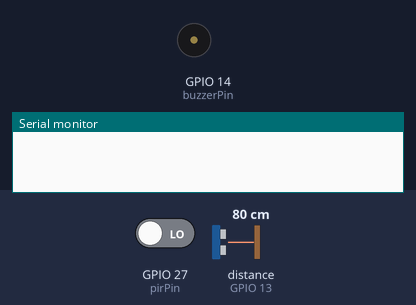
The sketch below on a simulated ESP32. Parts: buzzer (waves = sounding), the last lines printed to the serial monitor. Wiring (inferred from the names in the program): ultrasonic range finder: trigger GPIO 12; echo GPIO 13. Inputs (shaded band) come from the test bench; at power-on: distance to the obstacle (sensor on GPIO 13) 80 cm, GPIO 27 (pirPin) LOW. The echo pulse lasts 58.3 µs per cm.

Above: at 1.2 s.
1.3 s: distance to the obstacle (sensor on GPIO 13) set to 55 cm
2.8 s: distance to the obstacle (sensor on GPIO 13) set to 48 cm
At 3.6 s:
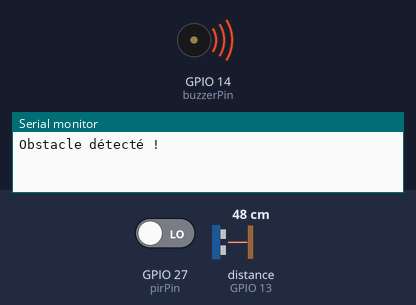
5.8 s: distance to the obstacle (sensor on GPIO 13) set to 60 cm
At 6.3 s:
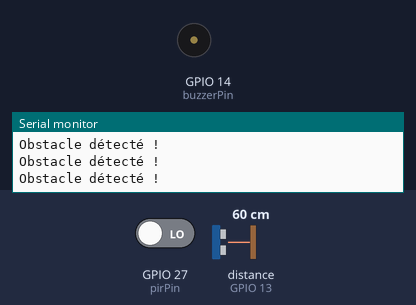
7.3 s: GPIO 27 (pirPin) driven HIGH
At 8.1 s:
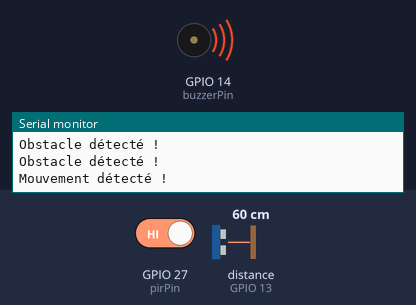
8.8 s: distance to the obstacle (sensor on GPIO 13) set to 2 cm
At 9.6 s:
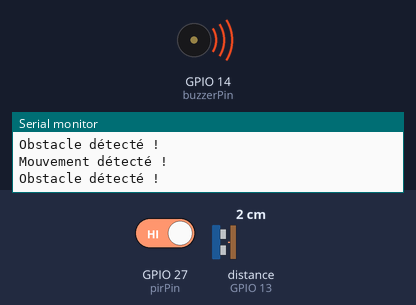
Timing chart, 0 to 11.8 s (numbered marks = the images above; inputs shaded):
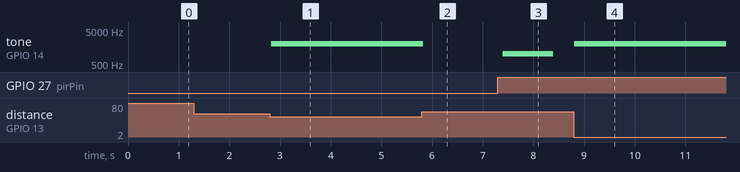

The sketch:

Canne_Intelligente_code.ino
```cpp
const int pirPin = 27;       // Broche GPIO où le capteur PIR est connecté
const int ultrasonTrig = 12; // Broche GPIO du signal de déclenchement de l'ultrason
const int ultrasonEcho = 13; // Broche GPIO du signal de retour de l'ultrason
const int buzzerPin = 14;    // Broche GPIO où le buzzer est connecté

int previousMotionState = LOW; // État précédent du mouvement

void setup() {
    Serial.begin(115200);
    pinMode(pirPin, INPUT);
    pinMode(ultrasonTrig, OUTPUT);
    pinMode(ultrasonEcho, INPUT);
    pinMode(buzzerPin, OUTPUT);
}

void loop() {
    // Détection d'obstacle avec le capteur ultrason
    digitalWrite(ultrasonTrig, LOW);
    delayMicroseconds(2);
    digitalWrite(ultrasonTrig, HIGH);
    delayMicroseconds(10);
    digitalWrite(ultrasonTrig, LOW);

    int distance = pulseIn(ultrasonEcho, HIGH) * 0.034 / 2;

    if (distance < 50) { // Si la distance est inférieure à 50 cm, considérez cela comme un obstacle
        Serial.println("Obstacle détecté !");
        tone(buzzerPin, 2000); // Émet un son de 2000 Hz sur le buzzer
        delay(1000);           // Attendez une seconde pour le son
        noTone(buzzerPin);     // Arrêtez le son
        return; // Sortez de la boucle pour éviter la détection de mouvement
    }

    // Détection du mouvement avec le capteur PIR
    int motionDetected = digitalRead(pirPin);

    if (motionDetected == HIGH && previousMotionState == LOW) {
        Serial.println("Mouvement détecté !");
        tone(buzzerPin, 1000); // Émet un son de 1000 Hz sur le buzzer
        delay(1000);           // Attendez une seconde pour le son
        noTone(buzzerPin);     // Arrêtez le son
    }

    // Mettez à jour l'état précédent
    previousMotionState = motionDetected;

    delay(100); // Ajout d'un délai pour éviter les fausses détections
}
```

Measured:
- the behaviour switches between 51 and 50 cm on distance to the obstacle (sensor on GPIO 13) (found by bisection; images 0 and 1)
- after the input at 1.3 s, every drawn part: stays the same
- after the input at 2.8 s, tone on GPIO 14 (buzzerPin): silent → 2000 Hz at once
- after the input at 5.8 s, tone on GPIO 14 (buzzerPin): 2000 Hz → silent at once
- after the input at 7.3 s, tone on GPIO 14 (buzzerPin): silent → 1000 Hz after 0.09 s, → silent 1.0 s later
- after the input at 8.8 s, tone on GPIO 14 (buzzerPin): silent → 2000 Hz at once
